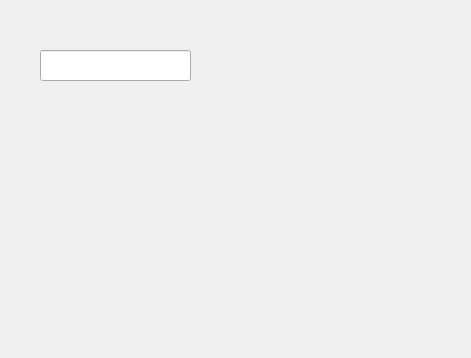
<?xml version="1.0" encoding="UTF-8"?>
<ui version="4.0">
 <class>CMDDialog</class>
 <widget class="QDialog" name="CMDDialog">
  <property name="geometry">
   <rect>
    <x>0</x>
    <y>0</y>
    <width>471</width>
    <height>358</height>
   </rect>
  </property>
  <property name="windowTitle">
   <string>Dialog</string>
  </property>
  <widget class="QLineEdit" name="lineEdit">
   <property name="geometry">
    <rect>
     <x>40</x>
     <y>50</y>
     <width>151</width>
     <height>31</height>
    </rect>
   </property>
  </widget>
 </widget>
 <resources/>
 <connections/>
</ui>
